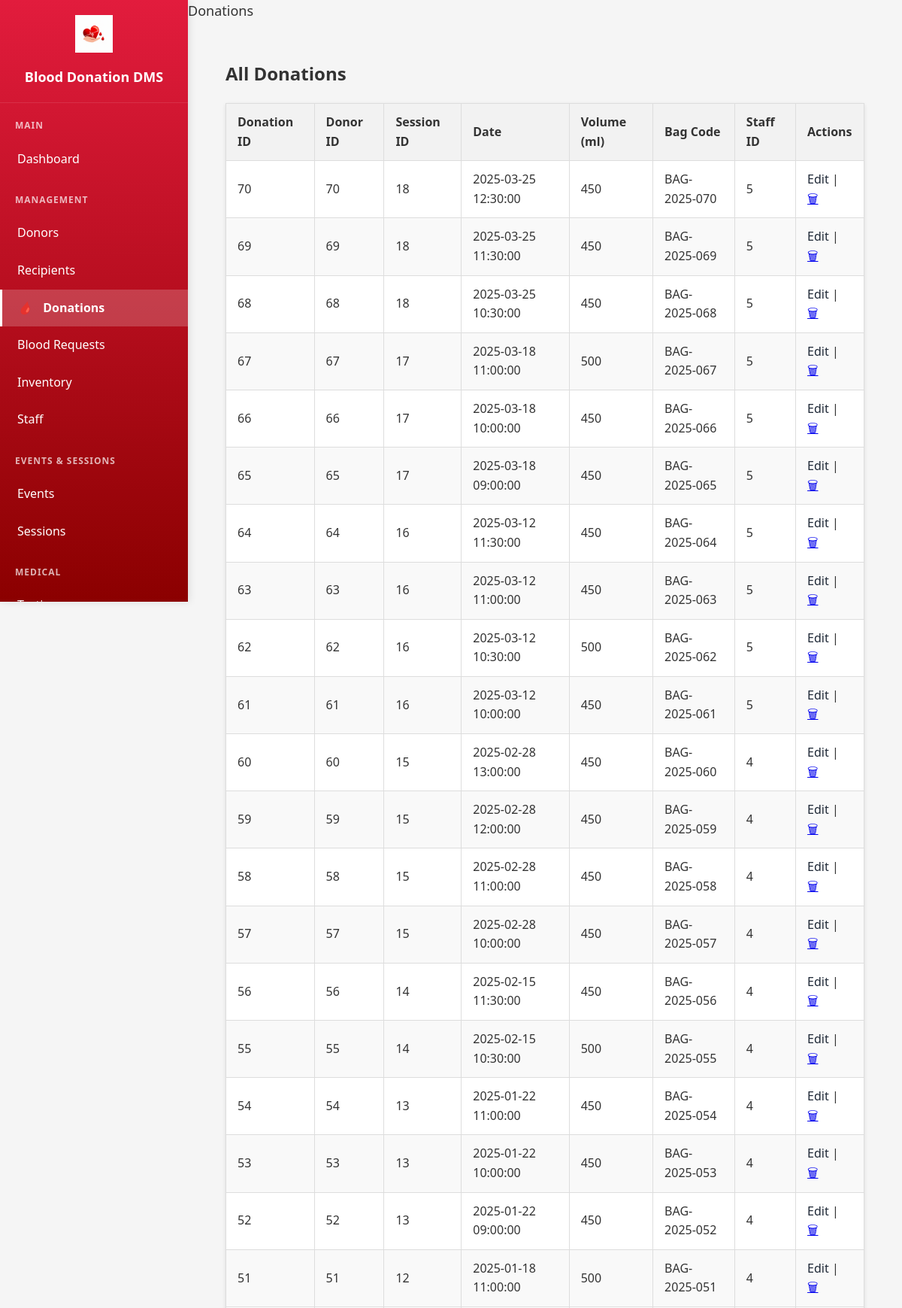
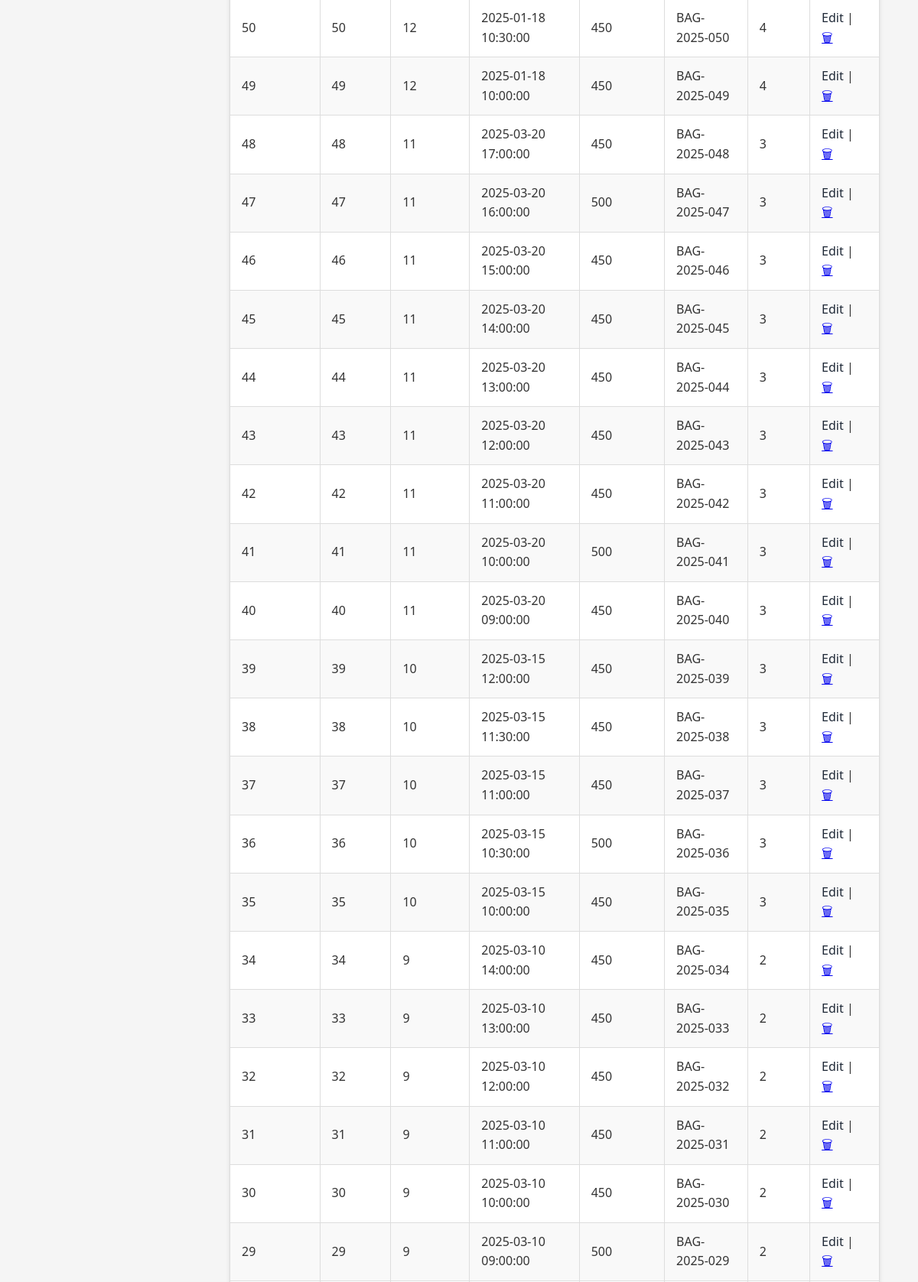
Screenshot of /donations.php (signed in, upper part) with the database file from the repository (2 pictures, top to bottom).
### tables this page shows
CREATE TABLE IF NOT EXISTS `donation_record` (
  `donation_id` int(10) unsigned NOT NULL AUTO_INCREMENT,
  `donor_id` int(10) unsigned NOT NULL,
  `session_id` int(10) unsigned DEFAULT NULL,
  `donation_date` datetime NOT NULL,
  `blood_volume_ml` int(10) unsigned NOT NULL,
  `hemoglobin_level` decimal(4,1) DEFAULT NULL,
  `blood_pressure` varchar(20) DEFAULT NULL,
  `pulse_rate` int(11) DEFAULT NULL,
  `temperature` decimal(4,1) DEFAULT NULL,
  `staff_id` int(10) unsigned DEFAULT NULL,
  `bag_code` varchar(100) DEFAULT NULL,
  `notes` text,
  PRIMARY KEY (`donation_id`),
  UNIQUE KEY `uq_bag_code` (`bag_code`),
  KEY `idx_dr_donor` (`donor_id`),
  KEY `idx_dr_session` (`session_id`),
  KEY `idx_dr_staff` (`staff_id`)
);

### donations.php (the view, shortened to what this page needs)
<?php
require_once 'config.php';
?>
<!DOCTYPE html>
<html lang="en">
<head>
    <link rel="stylesheet" href="style.css">
</head>
<body>
    <div class="dashboard-container">
        <div class="sidebar">
            <div class="sidebar-header">
                <img src="images/blood-drop-heart-logo.png" alt="Blood Donation Logo">
                <h2>Blood Donation DMS</h2>
            </div>
            <div class="sidebar-content">
                <nav class="sidebar-nav">
                    <div class="nav-section">
                        <div class="nav-section-title">Main</div>
                        <a href="index.php" class="nav-item">
                            Dashboard
                        </a>
                    </div>
                    <div class="nav-section">
                        <div class="nav-section-title">Management</div>
                        <a href="donors.php" class="nav-item">
                            Donors
                        </a>
                        <a href="recipients.php" class="nav-item">
                            Recipients
                        </a>
                        <a href="donations.php" class="nav-item active">
                            <i>🩸</i> Donations
                        </a>
                        <a href="requests.php" class="nav-item">
                            Blood Requests
                        </a>
                        <a href="inventory.php" class="nav-item">
                            Inventory
                        </a>
                        <a href="staff.php" class="nav-item">
                            Staff
                        </a>
                    </div>
                    <div class="nav-section">
                        <div class="nav-section-title">Events & Sessions</div>
                        <a href="events.php" class="nav-item">
                            Events
                        </a>
                        <a href="sessions.php" class="nav-item">
                            Sessions
                        </a>
                    </div>
                    <div class="nav-section">
                        <div class="nav-section-title">Medical</div>
                        <a href="testing.php" class="nav-item">
                            Testing
                        </a>
                    </div>
            </nav>
        </div>
        </div>
        <div class="main-content">
            <div class="top-bar">
                <div>
                    <span style="color: #333; font-size: 18px; font-weight: 500;">Donations</span>
                </div>
        </div>
            <div class="content-area">
    <main class="container">
        <section class="mb-30">
            <h2>All Donations</h2>
            <div class="data-table-container">
                <table class="data-table">
                    <thead>
                        <tr>
                            <th>Donation ID</th>
                            <th>Donor ID</th>
                            <th>Session ID</th>
                            <th>Date</th>
                            <th>Volume (ml)</th>
                            <th>Bag Code</th>
                            <th>Staff ID</th>
                            <th>Actions</th>
                        </tr>
                    </thead>
                    <tbody>
                        <?php
                        $result = $conn->query("SELECT * FROM donation_record ORDER BY donation_id DESC");
                        while ($row = $result->fetch_assoc()) {
                            echo "<tr>";
                            echo "<td>" . $row['donation_id'] . "</td>";
                            echo "<td>" . $row['donor_id'] . "</td>";
                            echo "<td>" . $row['session_id'] . "</td>";
                            echo "<td>" . $row['donation_date'] . "</td>";
                            echo "<td>" . $row['blood_volume_ml'] . "</td>";
                            echo "<td>" . $row['bag_code'] . "</td>";
                            echo "<td>" . $row['staff_id'] . "</td>";
                            echo "<td>";
                            echo "<a class='icon-edit' href='donations.php?action=edit&id=" . $row['donation_id'] . "'>Edit</a>";
                            echo " | ";
                            echo "<a href='donations.php?action=delete&id=" . $row['donation_id'] . "' onclick=\"return confirm('Delete this donation record and its inventory?');\">🗑</a>";
                            echo "</td>";
                            echo "</tr>";
                        }
                        ?>
                    </tbody>
                </table>
            </div>
        </section>
    </main>
            </div>
        </div>
    </div>
</body>
</html>

### style.css (style rules this page uses)
body { font-family: Arial, sans-serif; margin: 0; padding: 0; background-color: #f8f8f8; color: #333; line-height: 1.6; }
.container { max-width: 1200px; margin: 0 auto; padding: 0 20px; }
.data-table { width: 100%; border-collapse: collapse; margin-bottom: 30px; background-color: #fff; box-shadow: 0 2px 5px rgba(0,0,0,0.1); }
.data-table th, .data-table td { border: 1px solid #ddd; padding: 12px 15px; text-align: left; }
.data-table th { background-color: #f2f2f2; font-weight: bold; color: #333; }
.data-table tr:nth-child(even) { background-color: #f9f9f9; }
.mb-30 { margin-bottom: 30px; }

### donations.php (style rules this page uses)
body { margin: 0; padding: 0; font-family: 'Segoe UI', Tahoma, Geneva, Verdana, sans-serif; background: #f5f5f5; }
.dashboard-container { display: flex; min-height: 100vh; }
.sidebar { width: 250px; background: linear-gradient(180deg, #E21C3D 0%, #8B0000 100%); color: white; position: fixed; height: 100vh; display: flex; flex-direction: column; z-index: 1000; box-shadow: 2px 0 10px rgba(0,0,0,0.1); }
.sidebar-header { padding: 20px; text-align: center; border-bottom: 1px solid rgba(255,255,255,0.1); }
.sidebar-header img { width: 50px; height: 50px; margin-bottom: 10px; }
.sidebar-header h2 { margin: 0; font-size: 18px; font-weight: 600; }
.sidebar-content { flex: 1; overflow-y: auto; }
.sidebar-nav { flex: 1; padding: 20px 0; overflow-y: auto; }
.nav-section { margin-bottom: 20px; }
.nav-section-title { padding: 0 20px 10px 20px; font-size: 12px; font-weight: bold; text-transform: uppercase; color: rgba(255,255,255,0.7); letter-spacing: 1px; }
.nav-item { display: block; padding: 12px 20px; color: white; text-decoration: none; transition: all 0.3s ease; border-left: 3px solid transparent; }
.nav-item.active { background: rgba(255,255,255,0.2); border-left-color: #fff; font-weight: 600; }
.nav-item i { margin-right: 10px; font-size: 16px; }
.main-content { flex: 1; margin-left: 250px; background: #f5f5f5; min-height: 100vh; }
.content-area { padding: 30px; }
.icon-edit { color:#1f2937;text-decoration:none }

### rows the page displays
donation_record: donation_id "70", donor "70", session "18", donation_date "2025-03-25 12:30:00", blood_volume_ml "450", bag_code "BAG-2025-070", staff "5"
donation_record: donation_id "69", donor "69", session "18", donation_date "2025-03-25 11:30:00", blood_volume_ml "450", bag_code "BAG-2025-069", staff "5"
donation_record: donation_id "68", donor "68", session "18", donation_date "2025-03-25 10:30:00", blood_volume_ml "450", bag_code "BAG-2025-068", staff "5"
donation_record: donation_id "67", donor "67", session "17", donation_date "2025-03-18 11:00:00", blood_volume_ml "500", bag_code "BAG-2025-067", staff "5"
donation_record: donation_id "66", donor "66", session "17", donation_date "2025-03-18 10:00:00", blood_volume_ml "450", bag_code "BAG-2025-066", staff "5"
donation_record: donation_id "65", donor "65", session "17", donation_date "2025-03-18 09:00:00", blood_volume_ml "450", bag_code "BAG-2025-065", staff "5"
donation_record: donation_id "64", donor "64", session "16", donation_date "2025-03-12 11:30:00", blood_volume_ml "450", bag_code "BAG-2025-064", staff "5"
donation_record: donation_id "63", donor "63", session "16", donation_date "2025-03-12 11:00:00", blood_volume_ml "450", bag_code "BAG-2025-063", staff "5"
donation_record: donation_id "62", donor "62", session "16", donation_date "2025-03-12 10:30:00", blood_volume_ml "500", bag_code "BAG-2025-062", staff "5"
donation_record: donation_id "61", donor "61", session "16", donation_date "2025-03-12 10:00:00", blood_volume_ml "450", bag_code "BAG-2025-061", staff "5"
donation_record: donation_id "60", donor "60", session "15", donation_date "2025-02-28 13:00:00", blood_volume_ml "450", bag_code "BAG-2025-060", staff "4"
donation_record: donation_id "59", donor "59", session "15", donation_date "2025-02-28 12:00:00", blood_volume_ml "450", bag_code "BAG-2025-059", staff "4"
donation_record: donation_id "58", donor "58", session "15", donation_date "2025-02-28 11:00:00", blood_volume_ml "450", bag_code "BAG-2025-058", staff "4"
donation_record: donation_id "57", donor "57", session "15", donation_date "2025-02-28 10:00:00", blood_volume_ml "450", bag_code "BAG-2025-057", staff "4"
donation_record: donation_id "56", donor "56", session "14", donation_date "2025-02-15 11:30:00", blood_volume_ml "450", bag_code "BAG-2025-056", staff "4"
donation_record: donation_id "55", donor "55", session "14", donation_date "2025-02-15 10:30:00", blood_volume_ml "500", bag_code "BAG-2025-055", staff "4"
donation_record: donation_id "54", donor "54", session "13", donation_date "2025-01-22 11:00:00", blood_volume_ml "450", bag_code "BAG-2025-054", staff "4"
donation_record: donation_id "53", donor "53", session "13", donation_date "2025-01-22 10:00:00", blood_volume_ml "450", bag_code "BAG-2025-053", staff "4"
donation_record: donation_id "52", donor "52", session "13", donation_date "2025-01-22 09:00:00", blood_volume_ml "450", bag_code "BAG-2025-052", staff "4"
donation_record: donation_id "51", donor "51", session "12", donation_date "2025-01-18 11:00:00", blood_volume_ml "500", bag_code "BAG-2025-051", staff "4"
donation_record: donation_id "50", donor "50", session "12", donation_date "2025-01-18 10:30:00", blood_volume_ml "450", bag_code "BAG-2025-050", staff "4"
donation_record: donation_id "49", donor "49", session "12", donation_date "2025-01-18 10:00:00", blood_volume_ml "450", bag_code "BAG-2025-049", staff "4"
donation_record: donation_id "48", donor "48", session "11", donation_date "2025-03-20 17:00:00", blood_volume_ml "450", bag_code "BAG-2025-048", staff "3"
donation_record: donation_id "47", donor "47", session "11", donation_date "2025-03-20 16:00:00", blood_volume_ml "500", bag_code "BAG-2025-047", staff "3"
donation_record: donation_id "46", donor "46", session "11", donation_date "2025-03-20 15:00:00", blood_volume_ml "450", bag_code "BAG-2025-046", staff "3"
donation_record: donation_id "45", donor "45", session "11", donation_date "2025-03-20 14:00:00", blood_volume_ml "450", bag_code "BAG-2025-045", staff "3"
donation_record: donation_id "44", donor "44", session "11", donation_date "2025-03-20 13:00:00", blood_volume_ml "450", bag_code "BAG-2025-044", staff "3"
donation_record: donation_id "43", donor "43", session "11", donation_date "2025-03-20 12:00:00", blood_volume_ml "450", bag_code "BAG-2025-043", staff "3"
donation_record: donation_id "42", donor "42", session "11", donation_date "2025-03-20 11:00:00", blood_volume_ml "450", bag_code "BAG-2025-042", staff "3"
donation_record: donation_id "41", donor "41", session "11", donation_date "2025-03-20 10:00:00", blood_volume_ml "500", bag_code "BAG-2025-041", staff "3"
donation_record: donation_id "40", donor "40", session "11", donation_date "2025-03-20 09:00:00", blood_volume_ml "450", bag_code "BAG-2025-040", staff "3"
donation_record: donation_id "39", donor "39", session "10", donation_date "2025-03-15 12:00:00", blood_volume_ml "450", bag_code "BAG-2025-039", staff "3"
donation_record: donation_id "38", donor "38", session "10", donation_date "2025-03-15 11:30:00", blood_volume_ml "450", bag_code "BAG-2025-038", staff "3"
donation_record: donation_id "37", donor "37", session "10", donation_date "2025-03-15 11:00:00", blood_volume_ml "450", bag_code "BAG-2025-037", staff "3"
donation_record: donation_id "36", donor "36", session "10", donation_date "2025-03-15 10:30:00", blood_volume_ml "500", bag_code "BAG-2025-036", staff "3"
donation_record: donation_id "35", donor "35", session "10", donation_date "2025-03-15 10:00:00", blood_volume_ml "450", bag_code "BAG-2025-035", staff "3"
donation_record: donation_id "34", donor "34", session "9", donation_date "2025-03-10 14:00:00", blood_volume_ml "450", bag_code "BAG-2025-034", staff "2"
donation_record: donation_id "33", donor "33", session "9", donation_date "2025-03-10 13:00:00", blood_volume_ml "450", bag_code "BAG-2025-033", staff "2"
donation_record: donation_id "32", donor "32", session "9", donation_date "2025-03-10 12:00:00", blood_volume_ml "450", bag_code "BAG-2025-032", staff "2"
donation_record: donation_id "31", donor "31", session "9", donation_date "2025-03-10 11:00:00", blood_volume_ml "450", bag_code "BAG-2025-031", staff "2"
donation_record: donation_id "30", donor "30", session "9", donation_date "2025-03-10 10:00:00", blood_volume_ml "450", bag_code "BAG-2025-030", staff "2"
donation_record: donation_id "29", donor "29", session "9", donation_date "2025-03-10 09:00:00", blood_volume_ml "500", bag_code "BAG-2025-029", staff "2"
